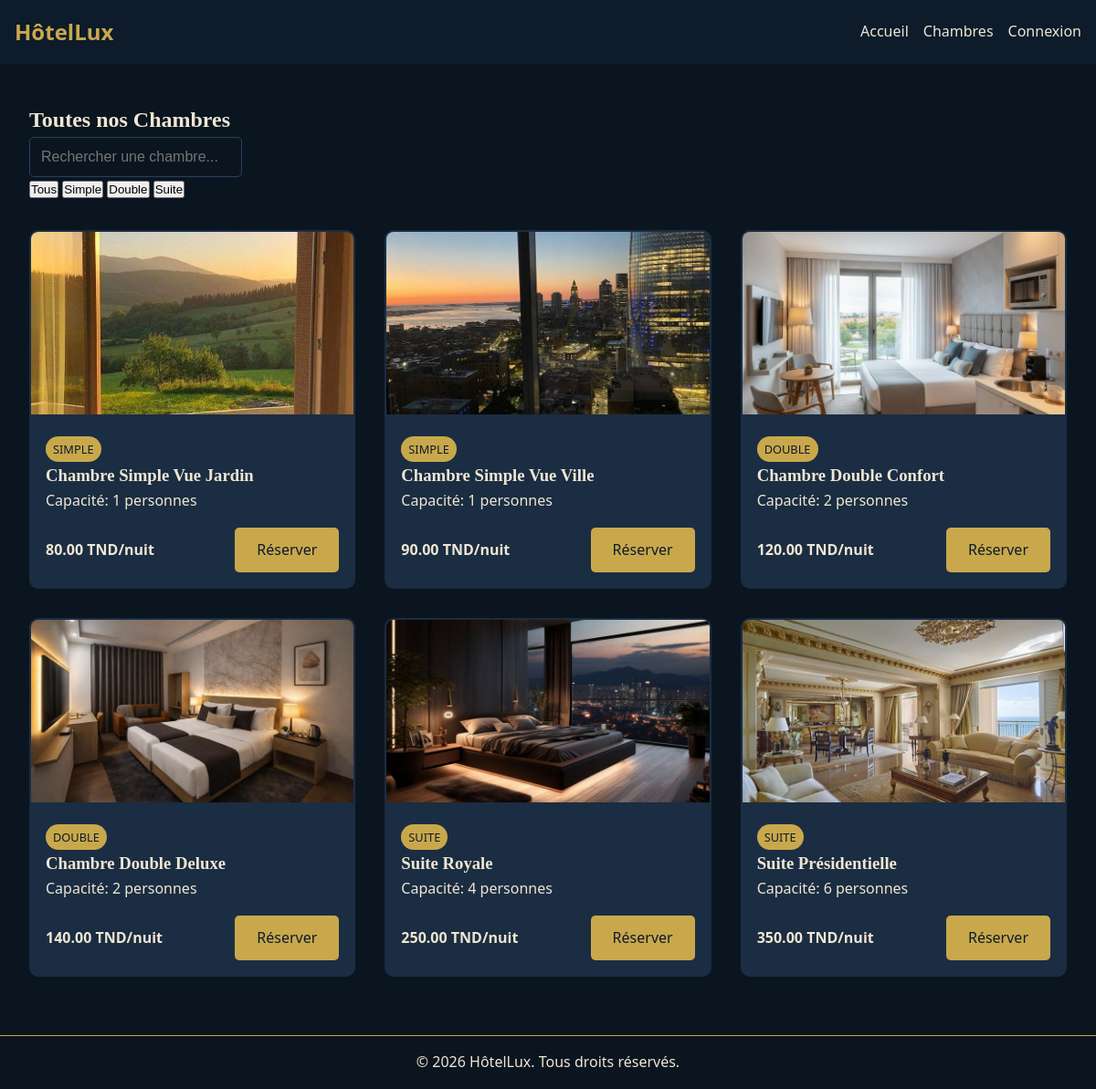
The page /rooms.php on the database its author committed.
### tables this page shows
CREATE TABLE rooms (
    id INT AUTO_INCREMENT PRIMARY KEY,
    name VARCHAR(100) NOT NULL,
    type ENUM('simple','double','suite') NOT NULL,
    price_per_night DECIMAL(8,2) NOT NULL,
    capacity INT NOT NULL,
    description TEXT,
    image VARCHAR(255),
    available BOOLEAN DEFAULT TRUE
);

### rooms.php (the view, shortened to what this page needs)
<?php session_start(); require_once 'back/config.php'; ?>
<!DOCTYPE html>
<html lang="fr">
<head>
    <link rel="stylesheet" href="css/style.css">
</head>
<body>
    <header>
        <div class="logo">HôtelLux</div>
        <nav>
            <ul id="nav-menu">
                <li><a href="index.php">Accueil</a></li>
                <li><a href="rooms.php">Chambres</a></li>
                <?php if(isset($_SESSION['user_id'])): ?>
                    <li><a href="booking.php">Réserver</a></li>
                    <?php if($_SESSION['role']==='admin'): ?>
                        <li><a href="dashboard.php">Admin</a></li>
                    <?php endif; ?>
                    <li><a href="logout.php">Déconnexion</a></li>
                <?php else: ?>
                    <li><a href="auth.php">Connexion</a></li>
                <?php endif; ?>
            </ul>
        </nav>
    </header>
    <main>
        <section class="rooms-page">
            <h2>Toutes nos Chambres</h2>
            <input type="text" id="search-input" placeholder="Rechercher une chambre...">
            <div class="filter-bar">
                <button class="filter-btn active" data-filter="all">Tous</button>
                <button class="filter-btn" data-filter="simple">Simple</button>
                <button class="filter-btn" data-filter="double">Double</button>
                <button class="filter-btn" data-filter="suite">Suite</button>
            </div>
            <div class="rooms-grid" id="rooms-container">
                <?php
                $stmt = $pdo->query("SELECT * FROM rooms");
                while($room = $stmt->fetch()):
                ?>
                <article class="room-card" data-type="<?= $room['type'] ?>">
                    <img src="<?= htmlspecialchars($room['image']) ?>" alt="<?= htmlspecialchars($room['name']) ?>">
                    <div class="card-body">
                        <span class="badge"><?= htmlspecialchars($room['type']) ?></span>
                        <h3><?= htmlspecialchars($room['name']) ?></h3>
                        <p>Capacité: <?= $room['capacity'] ?> personnes</p>
                        <div class="card-footer">
                            <strong><?= $room['price_per_night'] ?> TND/nuit</strong>
                            <a href="booking.php?room_id=<?= $room['id'] ?>"
                               class="btn-primary">Réserver</a>
                        </div>
                    </div>
                </article>
                <?php endwhile; ?>
            </div>
        </section>
    </main>
    <footer>
        <p>&copy; 2026 HôtelLux. Tous droits réservés.</p>
    </footer>
</body>
</html>

### css/style.css (style rules this page uses)
:root { --primary: #0d1b2a; --accent: #c9a84c; --text: #f0e6d3; --bg: #0a1520; --card-bg: #1a2d42; --border: #2a4060; --error: #e74c3c; --success: #2ecc71; --warning: #f39c12; }
* { box-sizing: border-box; margin: 0; padding: 0; }
body { background-color: var(--bg); color: var(--text); font-family: 'Segoe UI', Tahoma, Geneva, Verdana, sans-serif; line-height: 1.6; }
h1, h2, h3 { font-family: 'Georgia', serif; }
header { position: fixed; top: 0; width: 100%; background-color: var(--primary); padding: 1rem; display: flex; justify-content: space-between; align-items: center; z-index: 1000; }
.logo { font-size: 1.5rem; font-weight: bold; color: var(--accent); }
nav ul { list-style: none; display: flex; gap: 1rem; }
nav a { text-decoration: none; color: var(--text); transition: color 0.3s; }
#nav-menu { display: flex; }
main { margin-top: 80px; padding: 2rem; }
.btn-primary { background-color: var(--accent); color: var(--primary); padding: 0.75rem 1.5rem; border: none; border-radius: 5px; text-decoration: none; display: inline-block; transition: background-color 0.3s; cursor: pointer; }
.rooms-grid { display: grid; grid-template-columns: repeat(auto-fit, minmax(300px, 1fr)); gap: 2rem; margin-top: 2rem; }
.room-card { background-color: var(--card-bg); border-radius: 10px; overflow: hidden; border: 2px solid transparent; transition: transform 0.3s, border-color 0.3s; }
.room-card img { width: 100%; height: 200px; object-fit: cover; }
.card-body { padding: 1rem; }
.badge { display: inline-block; background-color: var(--accent); color: var(--primary); padding: 0.25rem 0.5rem; border-radius: 20px; font-size: 0.8rem; text-transform: uppercase; }
.card-footer { display: flex; justify-content: space-between; align-items: center; margin-top: 1rem; }
input { background-color: var(--bg); border: 1px solid var(--border); color: var(--text); padding: 0.75rem; border-radius: 5px; font-size: 1rem; }
footer { text-align: center; padding: 1rem; border-top: 1px solid var(--accent); margin-top: 2rem; }

### rows shown on the page
rooms: image (picture), type "SIMPLE", name "Chambre Simple Vue Jardin", capacity "1", price_per_night "80.00"
rooms: image (picture), type "SIMPLE", name "Chambre Simple Vue Ville", capacity "1", price_per_night "90.00"
rooms: image (picture), type "DOUBLE", name "Chambre Double Confort", capacity "2", price_per_night "120.00"
rooms: image (picture), type "DOUBLE", name "Chambre Double Deluxe", capacity "2", price_per_night "140.00"
rooms: image (picture), type "SUITE", name "Suite Royale", capacity "4", price_per_night "250.00"
rooms: image (picture), type "SUITE", name "Suite Présidentielle", capacity "6", price_per_night "350.00"
